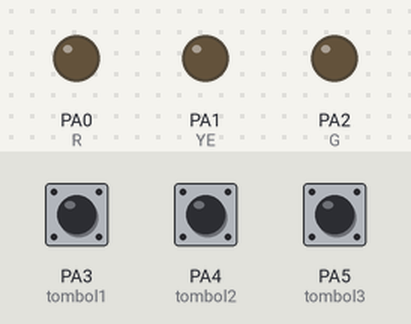
Bench run of a sketch on a simulated STM32 Blue Pill. Shown: output pins drawn as LEDs (lit = HIGH). The test bench sets the inputs (shaded band); at power-on: PA3 (tombol1) LOW, PA4 (tombol2) LOW, PA5 (tombol3) LOW. What the sketch prints to the serial monitor is not drawn.

Above: at 1.2 s.
1.3 s: PA3 (tombol1) pulled HIGH for 0.15 s
At 2.3 s:
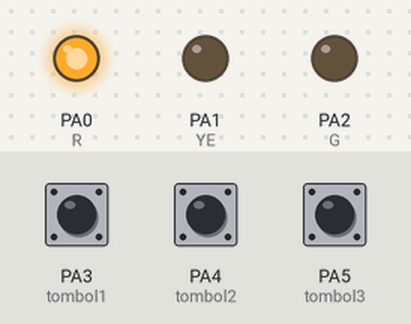
2.9 s: PA3 (tombol1) pulled HIGH for 1 s
At 3.5 s:
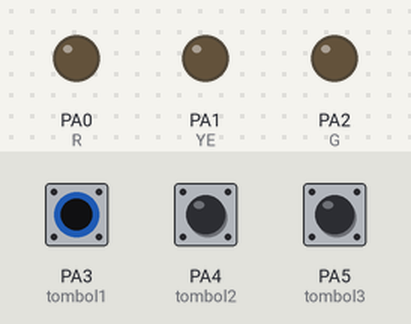
Timing chart, 0 to 5.9 s (numbered marks = the images above; inputs shaded):
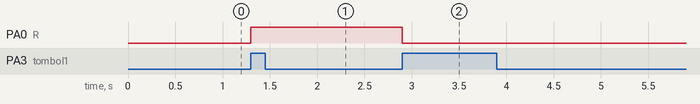

The sketch:

tantangan_STM_32.ino
```cpp
//INISIALISI
int R = PA0;
int YE = PA1;
int G = PA2;
int tombol1 =PA3;
int tombol2 =PA4;
int tombol3 =PA5;
int kunci1  =0;


void setup() {
Serial.begin(9600);
pinMode(R,OUTPUT);
pinMode(YE,OUTPUT);
pinMode(G,OUTPUT);
pinMode(tombol1,INPUT);
pinMode(tombol2,INPUT);
pinMode(tombol3,INPUT);
}

void loop() {
 //BACA DATA
int bacatombol1=digitalRead(tombol1);
int bacatombol2=digitalRead(tombol2);
int bacatombol3=digitalRead(tombol3);

 //SERIAL
Serial.print("T1 :");Serial.print(bacatombol1);
Serial.print("T2 :");Serial.print(bacatombol2);
Serial.print("T3 :");Serial.print(bacatombol3);
Serial.println(); //enter


//LOGIKA
  if(bacatombol1 == 1 and kunci1 ==0){
  digitalWrite(R,HIGH);
  delay(500);
  kunci1=1;
 }else if(bacatombol1 ==1 and kunci1 ==1){
  digitalWrite(R,LOW);
 }

 if(bacatombol2 == 1 and kunci1 ==0){
  digitalWrite(YE,HIGH);
  delay(500);
  kunci1=1;
 }else if(bacatombol1==1 and kunci1==1){
  digitalWrite(YE,LOW);
 }

 if(bacatombol3 == 1 and kunci1==0){
  digitalWrite(G,HIGH);
  delay(500);
  kunci1=1;
 }else if(bacatombol1==1 and kunci1==1){
  digitalWrite(G,LOW);
}
}
```

Measured:
- after the input at 1.3 s, PA0 (R): LOW → HIGH at once
- after the input at 2.9 s, PA0 (R): HIGH → LOW at once
